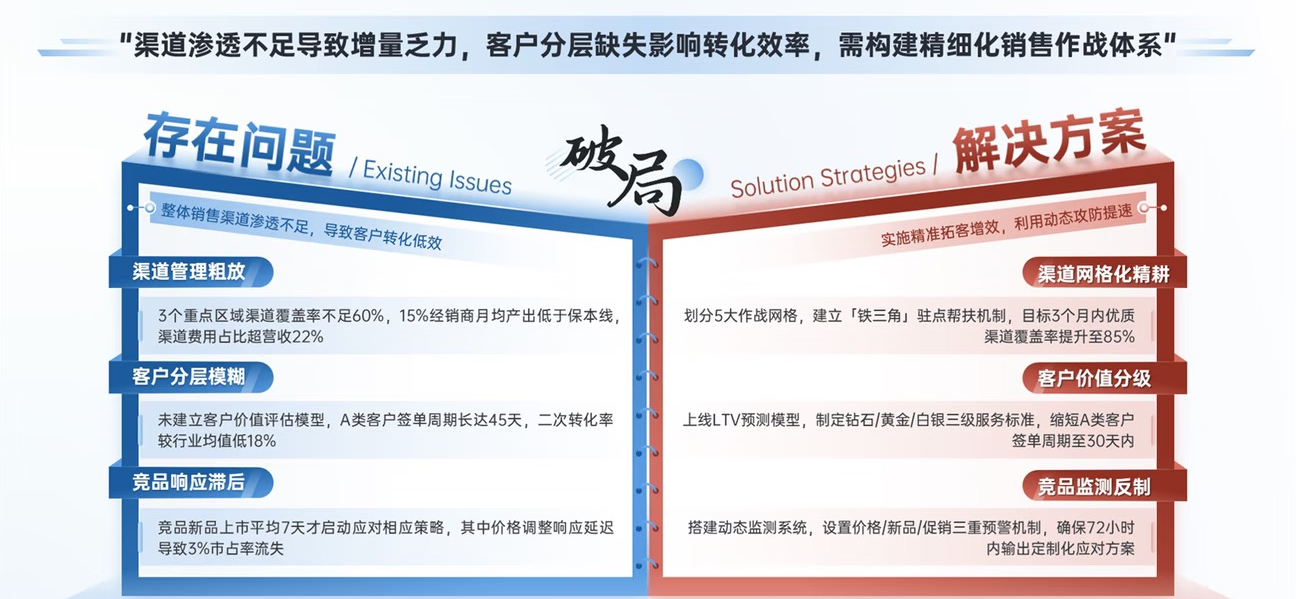
#> input picture assets/test_book_crop.png, 1296 x 599 px
$ python segment_auto.py ../assets/test_book_crop.png
#> lines starting #> are read from the running program, lines starting #| are printed output that depends on the picture
### tools/render_and_diff.py
"""Enhanced render_and_diff with True Linear Gradients and High-Fidelity Bold Font Rendering."""

import os
import sys
import math
import argparse
from typing import List, Optional, Tuple, Union
from PIL import Image, ImageDraw, ImageFont
from pptx import Presentation
from pptx.enum.shapes import MSO_SHAPE


# [25 lines left out: functions hex_to_rgb, extract_gradient_colors, not called in this run]


def detect_inner_slide_canvas(img: Image.Image) -> Tuple[int, int, int, int]:
    """Detect the actual white/light slide bounding box within a screenshot with gray bezels."""
    w, h = img.size
    top_edge, bottom_edge, left_edge, right_edge = 0, h - 1, 0, w - 1

    # Top
    for y in range(0, h // 3):
        row = [img.getpixel((x, y)) for x in range(w // 4, 3 * w // 4, 10)]
        if sum(p[0] + p[1] + p[2] for p in row) / (3 * len(row)) > 240:
            top_edge = y
            break

    # Bottom
    for y in range(h - 1, 2 * h // 3, -1):
        row = [img.getpixel((x, y)) for x in range(w // 4, 3 * w // 4, 10)]
        if sum(p[0] + p[1] + p[2] for p in row) / (3 * len(row)) > 240:
            bottom_edge = y
            break

    # Left
    for x in range(0, w // 4):
        col = [img.getpixel((x, y)) for y in range(h // 4, 3 * h // 4, 10)]
        if sum(p[0] + p[1] + p[2] for p in col) / (3 * len(col)) > 240:
            left_edge = x
            break

    # Right
    for x in range(w - 1, 3 * w // 4, -1):
        col = [img.getpixel((x, y)) for y in range(h // 4, 3 * h // 4, 10)]
        if sum(p[0] + p[1] + p[2] for p in col) / (3 * len(col)) > 240:
            right_edge = x
            break

    # If image is already exact 16:9 ratio (e.g. 1440x810, 1920x1080) and not an uncropped screenshot
    if abs(w / h - 16.0 / 9.0) < 0.01:
        # Check if top-left and top-right are clean slide background
        corners = [img.getpixel((0, 0)), img.getpixel((w - 1, 0)), img.getpixel((0, h - 1)), img.getpixel((w - 1, h - 1))]
        avg_corner = sum(p[0] + p[1] + p[2] for p in corners) / (4 * 3)
        if avg_corner > 220:  # already clean canvas
            return 0, 0, w, h

    if (right_edge - left_edge > w * 0.7) and (bottom_edge - top_edge > h * 0.7):
        return left_edge, top_edge, right_edge, bottom_edge
    return 0, 0, w, h


# [320 lines left out: functions draw_linear_gradient, render_pptx_to_image, compare_and_generate_diff, main, not called in this run]


# [2 lines that do not run on import are left out]

### tools/segment_auto.py
"""segment_auto.py — Fully Automatic Deterministic Macro Block Boundary Detector

Analyzes visual projection profiles, color variance gradients, and structural boundary splits
to automatically segment a presentation slide into discrete normalized blocks (0-1000 coordinate system).

Zero external dependencies (Pure PIL + Python math).
"""

import os
import sys
import math
import json
import argparse
from typing import List, Dict, Tuple, Any

from PIL import Image, ImageDraw, ImageFont, ImageFilter

sys.path.insert(0, os.path.abspath(os.path.join(os.path.dirname(__file__), "..")))

from tools.render_and_diff import detect_inner_slide_canvas


def get_chinese_font(size: int = 18) -> ImageFont.ImageFont:
    """Load robust Chinese font with fallbacks."""
    font_paths = [
        "/System/Library/Fonts/PingFang.ttc",
        "/System/Library/Fonts/STHeiti Medium.ttc",
        "/System/Library/Fonts/STHeiti Light.ttc",
        "/Library/Fonts/Arial Unicode.ttf",
    ]
    for fp in font_paths:
        if os.path.exists(fp):
            try:
                return ImageFont.truetype(fp, size, index=0)
            except Exception:
                try:
                    return ImageFont.truetype(fp, size)
                except Exception:
                    pass
    return ImageFont.load_default()


DEFAULT_PALETTE = [
    (29, 78, 216),   # Royal Blue
    (5, 150, 105),   # Emerald Green
    (217, 119, 6),   # Amber/Orange
    (124, 58, 237),  # Purple
    (225, 29, 72),   # Rose Red
    (13, 148, 136),  # Teal
    (79, 70, 229),   # Indigo
]


def detect_slide_blocks(img_path: str, min_block_height_pct: float = 0.08) -> List[Dict[str, Any]]:
    """
    Detect major visual blocks on slide canvas using horizontal and vertical projection profiling.
    """
    raw_img = Image.open(img_path).convert("RGB")
    cl, ct, cr, cb = detect_inner_slide_canvas(raw_img)
    canvas = raw_img.crop((cl, ct, cr, cb)).resize((1440, 810), Image.Resampling.LANCZOS)
    w, h = canvas.size

    # 1. Row variance profile to find major horizontal section cuts
    row_variances = []
    for y in range(0, h, 2):
        row_px = [canvas.getpixel((x, y)) for x in range(20, w - 20, 8)]
        mean_lum = sum(0.299 * p[0] + 0.587 * p[1] + 0.114 * p[2] for p in row_px) / len(row_px)
        var = sum(((0.299 * p[0] + 0.587 * p[1] + 0.114 * p[2]) - mean_lum) ** 2 for p in row_px) / len(row_px)
        row_variances.append(var)

    # 2. Identify horizontal band boundaries
    min_cut_dist_px = int(h * min_block_height_pct)
    h_cuts = [0]

    # Detect Header boundary (~Y=80..110)
    # Detect Summary Banner boundary (~Y=170..200)
    # Detect Mid KPI boundary (~Y=300..340)
    for y_idx in range(len(row_variances) - 1):
        actual_y = y_idx * 2
        # Look for local troughs in variance between content clusters
        if actual_y - h_cuts[-1] >= min_cut_dist_px:
            # Check if this row is near white background (separating space)
            row_px = [canvas.getpixel((x, actual_y)) for x in range(40, w - 40, 10)]
            avg_white = sum(1 for p in row_px if p[0] > 240 and p[1] > 240 and p[2] > 240) / len(row_px)
            if avg_white > 0.85 and actual_y < h - min_cut_dist_px:
                h_cuts.append(actual_y)

    h_cuts.append(h)

    # 3. Form blocks, checking for vertical 2-column split in bottom half
    blocks = []
    block_id = 1

    for i in range(len(h_cuts) - 1):
        top_y = h_cuts[i]
        bot_y = h_cuts[i + 1]
        bh_px = bot_y - top_y

        if bh_px < 30:
            continue

        # Check if this horizontal band contains a 2-column split
        mid_y = (top_y + bot_y) // 2
        col_variances = []
        for x in range(0, w, 4):
            col_px = [canvas.getpixel((x, y)) for y in range(top_y + 10, bot_y - 10, max(2, bh_px // 6))]
            if not col_px:
                col_variances.append(0)
                continue
            mean_c = sum(0.299 * p[0] + 0.587 * p[1] + 0.114 * p[2] for p in col_px) / len(col_px)
            var = sum(((0.299 * p[0] + 0.587 * p[1] + 0.114 * p[2]) - mean_c) ** 2 for p in col_px) / len(col_px)
            col_variances.append(var)

        # Look for a central vertical gap (around x=w//2 ± 15%)
        split_x = None
        min_gap_var = float("inf")
        center_l = int(w * 0.42 / 4)
        center_r = int(w * 0.58 / 4)

        for c_idx in range(center_l, min(len(col_variances), center_r)):
            actual_x = c_idx * 4
            # Check vertical strip at actual_x
            strip_px = [canvas.getpixel((actual_x, y)) for y in range(top_y + 10, bot_y - 10, 8)]
            if strip_px:
                white_ratio = sum(1 for p in strip_px if p[0] > 240 and p[1] > 240 and p[2] > 240) / len(strip_px)
                if white_ratio > 0.85:
                    split_x = actual_x
                    break

        if split_x and bh_px > 180:
            # 2-column split (e.g. Left Table / Right Strategy Card)
            # Left block
            l1, t1, w1, h1 = 30, round(top_y / h * 1000), round((split_x - 40) / w * 1000), round(bh_px / h * 1000)
            blocks.append({
                "id": f"Block {block_id}",
                "name": f"Left Section {block_id}",
                "box": [l1, t1, w1, h1],
                "color": DEFAULT_PALETTE[(block_id - 1) % len(DEFAULT_PALETTE)],
            })
            block_id += 1

            # Right block
            l2, t2, w2, h2 = round((split_x + 10) / w * 1000), round(top_y / h * 1000), round((w - split_x - 40) / w * 1000), round(bh_px / h * 1000)
            blocks.append({
                "id": f"Block {block_id}",
                "name": f"Right Section {block_id}",
                "box": [l2, t2, w2, h2],
                "color": DEFAULT_PALETTE[(block_id - 1) % len(DEFAULT_PALETTE)],
            })
            block_id += 1
        else:
            # Single full-width horizontal block
            norm_l = 30
            norm_t = round(top_y / h * 1000)
            norm_w = 940
            norm_h = round(bh_px / h * 1000)
            blocks.append({
                "id": f"Block {block_id}",
                "name": f"Section {block_id}",
                "box": [norm_l, norm_t, norm_w, norm_h],
                "color": DEFAULT_PALETTE[(block_id - 1) % len(DEFAULT_PALETTE)],
            })
            block_id += 1

    return blocks


def render_block_map(img_path: str, blocks: List[Dict[str, Any]], out_map_path: str) -> str:
    """Render annotated visual block overlay map."""
    raw_img = Image.open(img_path).convert("RGB")
    cl, ct, cr, cb = detect_inner_slide_canvas(raw_img)
    canvas = raw_img.crop((cl, ct, cr, cb)).resize((1440, 810), Image.Resampling.LANCZOS)

    annotated = canvas.copy().convert("RGBA")
    overlay = Image.new("RGBA", (1440, 810), (0, 0, 0, 0))
    draw = ImageDraw.Draw(overlay)
    fnt = get_chinese_font(18)
    w, h = 1440, 810

    for idx, b in enumerate(blocks):
        l, t, bw, bh = b["box"]
        px_l = int(l / 1000.0 * w)
        px_t = int(t / 1000.0 * h)
        px_r = int((l + bw) / 1000.0 * w)
        px_b = int((t + bh) / 1000.0 * h)

        c = b.get("color", DEFAULT_PALETTE[idx % len(DEFAULT_PALETTE)])
        fill_c = (c[0], c[1], c[2], 30)
        border_c = (c[0], c[1], c[2], 235)

        draw.rounded_rectangle([px_l, px_t, px_r, px_b], radius=8, fill=fill_c, outline=border_c, width=3)

        b_id = b.get("id", f"Block {idx+1}")
        b_name = b.get("name", "Section")
        lbl_text = f" {b_id}: {b_name} [Y={t}..{t+bh}] "
        bbox = draw.textbbox((0, 0), lbl_text, font=fnt)
        lbl_w = bbox[2] - bbox[0] + 16
        lbl_h = 28

        badge_top = max(4, px_t + 6)
        badge_left = px_l + 8

        draw.rounded_rectangle([badge_left, badge_top, badge_left + lbl_w, badge_top + lbl_h], radius=5, fill=(c[0], c[1], c[2], 245))
        draw.text((badge_left + 8, badge_top + 4), lbl_text, fill=(255, 255, 255, 255), font=fnt)

    annotated = Image.alpha_composite(annotated, overlay).convert("RGB")
    os.makedirs(os.path.dirname(os.path.abspath(out_map_path)), exist_ok=True)
    annotated.save(out_map_path)
    print(f"[AutoSegment] Visual block map saved to: {out_map_path}")
    return out_map_path


def main():
    parser = argparse.ArgumentParser(description="Fully Automated Deterministic Slide Block Segmentation.")
    parser.add_argument("image", nargs="?", default="input/slide_02.png", help="Input slide image path")
    parser.add_argument("-o", "--output", default=None, help="Output block map image path")
    parser.add_argument("--json", default=None, help="Save detected blocks as JSON file")
    args = parser.parse_args()

    base_name = os.path.splitext(os.path.basename(args.image))[0]
    map_out = args.output or f"output/block_map_auto_{base_name}.png"
    json_out = args.json or f"output/blocks_auto_{base_name}.json"

    print(f"[AutoSegment] Analyzing visual layout structure: {args.image}")
    blocks = detect_slide_blocks(args.image)
#> in detect_slide_blocks, raw_img is the input picture: PIL image 1296x599 RGB; mean R, G, B 219.4, 218.6, 225
#> in detect_slide_blocks, `cl, ct, cr, cb = detect_inner_slide_canvas(raw_img)`: cl = 0; cr = 1295; cb = 575
#> in detect_slide_blocks, `canvas = raw_img.crop((cl, ct, cr, cb)).resize((1440, 810), Image.Resa..`:
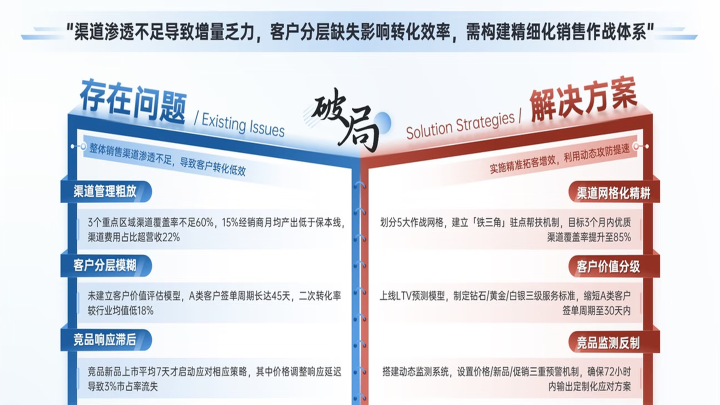
#> canvas: PIL image 1440x810 RGB (shown at 1/2 size); mean R, G, B 221, 220.6, 226.5
#> the loop in detect_slide_blocks, `for y in range(0, h, 2):` made 405 passes
#> (mean_lum, var) on passes 1 to 3: (250, 3.12), (250, 3.12), (250, 3.12)
#> after the loop in detect_slide_blocks, `for y in range(0, h, 2):`: row_variances = 405 values, max 8228.6 at index 26, min 2.7 at index 55, mean 2548.5
#> the loop in detect_slide_blocks, `for y_idx in range(len(row_variances) - 1):` made 404 passes
#> (actual_y, avg_white) on passes 33 to 40: (64, 0.162), (66, 0.191), (68, 0.184), (70, 0.0662), (72, 0.0735), (74, 0.0441), (76, 0.0515), (78, 0.0515)
#> after the loop in detect_slide_blocks, `for y_idx in range(len(row_variances) - 1):`: h_cuts = [0, 106, 170, 406, 500, 648, 712]
#> the loop in detect_slide_blocks, `for i in range(len(h_cuts) - 1):` made 7 passes
#> (top_y, bot_y, bh_px, mid_y, norm_t, norm_h) on passes 1 to 7: (0, 106, 106, 53, 0, 131), (106, 170, 64, 138, 131, 79), (170, 406, 236, 288, 210, 291), (406, 500, 94, 453, 501, 116), (500, 648, 148, 574, 617, 183), (648, 712, 64, 680, 800, 79), (712, 810, 98, 761, 879, 121)
#> after the loop in detect_slide_blocks, `for i in range(len(h_cuts) - 1):`: block_id = 8; blocks = 7 items
#> blocks = 7 items
    render_block_map(args.image, blocks, map_out)
#> in render_block_map, `cl, ct, cr, cb = detect_inner_slide_canvas(raw_img)`: cl = 0; cr = 1295; cb = 575
#> the loop in render_block_map, `for idx, b in enumerate(blocks):` made 7 passes
#> (t, bh, px_t, px_b, fill_c, border_c, b_id, b_name) on passes 1 to 5: (0, 131, 0, 106, (29, 78, 216, 30), (29, 78, 216, 235), 'Block 1', 'Section 1'), (131, 79, 106, 170, (5, 150, 105, 30), (5, 150, 105, 235), 'Block 2', 'Section 2'), (210, 291, 170, 405, (217, 119, 6, 30), (217, 119, 6, 235), 'Block 3', 'Section 3'), (501, 116, 405, 499, (124, 58, 237, 30), (124, 58, 237, 235), 'Block 4', 'Section 4'), (617, 183, 499, 648, (225, 29, 72, 30), (225, 29, 72, 235), 'Block 5', 'Section 5')
#> in render_block_map, `annotated = Image.alpha_composite(annotated, overlay).convert("RGB")`:
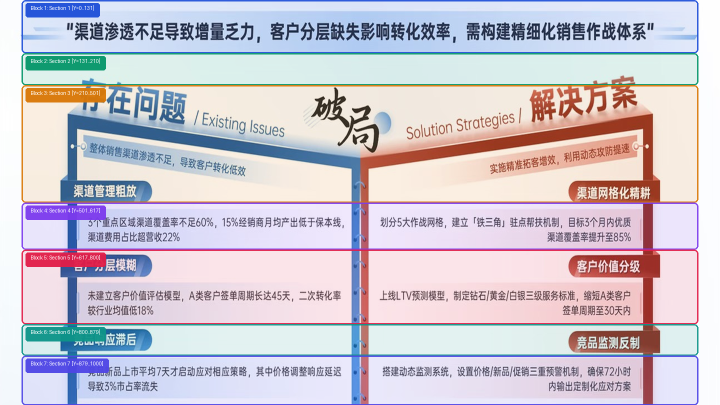
#> annotated: PIL image 1440x810 RGB (shown at 1/2 size); mean R, G, B 204.3, 198.2, 209

    with open(json_out, "w", encoding="utf-8") as f:
        json.dump(blocks, f, indent=2, ensure_ascii=False)
    print(f"[AutoSegment] Block specification saved to: {json_out}")

    print("\n" + "=" * 60)
    print("📊 Auto-Detected Macro Blocks (Normalized 0-1000):")
    print("=" * 60)
    for b in blocks:
        print(f"  • {b['id']:<10}: box={b['box']} ({b['name']})")
#> this loop made 7 passes
#|   • Block 1   : box=[30, 0, 940, 131] (Section 1)
#|   • Block 2   : box=[30, 131, 940, 79] (Section 2)
#|   • Block 3   : box=[30, 210, 940, 291] (Section 3)
#|   • Block 4   : box=[30, 501, 940, 116] (Section 4)
#|   • Block 5   : box=[30, 617, 940, 183] (Section 5)
#> (further printed lines are left out)
    print("=" * 60)


if __name__ == "__main__":
    main()

$ run again, on assets/slide1_3d_book.png
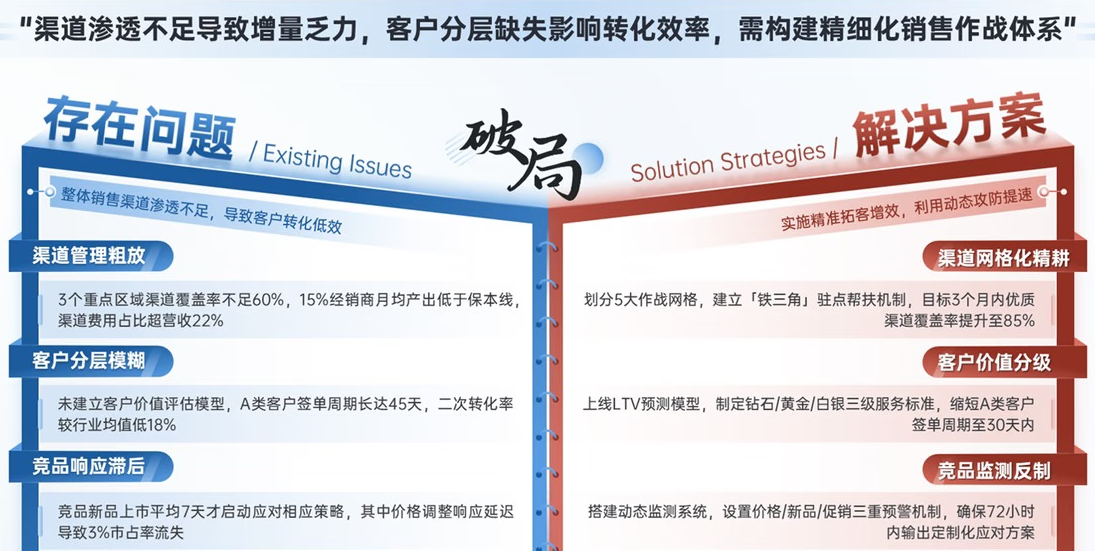
#> input picture assets/slide1_3d_book.png, 1095 x 551 px
#> in detect_slide_blocks, raw_img is the input picture: PIL image 1095x551 RGB; mean R, G, B 214.5, 213.5, 220.4
#> in detect_slide_blocks, `cl, ct, cr, cb = detect_inner_slide_canvas(raw_img)`: cl = 0; ct = 58; cr = 1094; cb = 550
#> in detect_slide_blocks, `canvas = raw_img.crop((cl, ct, cr, cb)).resize((1440, 810), Image.Resa..`:
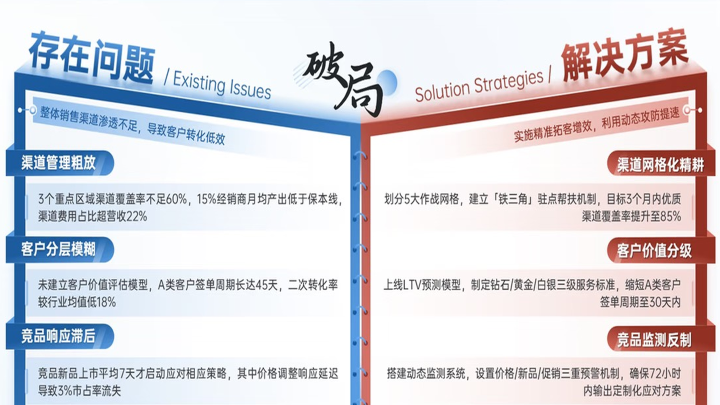
#> canvas: PIL image 1440x810 RGB (shown at 1/2 size); mean R, G, B 217.8, 215.4, 221.4
#> the loop in detect_slide_blocks, `for y in range(0, h, 2):` made 405 passes
#> (mean_lum, var) on passes 1 to 3: (248, 5.78), (249.6, 1.81), (249.9, 2.89)
#> after the loop in detect_slide_blocks, `for y in range(0, h, 2):`: row_variances = 405 values, max 6673.8 at index 151, min 1.81 at index 1, mean 2773
#> the loop in detect_slide_blocks, `for y_idx in range(len(row_variances) - 1):` made 404 passes
#> (actual_y, avg_white) on passes 33, 65, 66, 67, 68, 69, 70, 71: (64, 0.949), (128, 0.625), (130, 0.596), (132, 0.574), (134, 0.551), (136, 0.529), (138, 0.522), (140, 0.493)
#> after the loop in detect_slide_blocks, `for y_idx in range(len(row_variances) - 1):`: h_cuts = [0, 64, 354, 464, 528, 634, 704]
#> the loop in detect_slide_blocks, `for i in range(len(h_cuts) - 1):` made 7 passes
#> (top_y, bot_y, bh_px, mid_y, norm_t, norm_h) on passes 1 to 7: (0, 64, 64, 32, 0, 79), (64, 354, 290, 209, 79, 358), (354, 464, 110, 409, 437, 136), (464, 528, 64, 496, 573, 79), (528, 634, 106, 581, 652, 131), (634, 704, 70, 669, 783, 86), (704, 810, 106, 757, 869, 131)
#> after the loop in detect_slide_blocks, `for i in range(len(h_cuts) - 1):`: block_id = 8; blocks = 7 items
#> in render_block_map, `cl, ct, cr, cb = detect_inner_slide_canvas(raw_img)`: cl = 0; ct = 58; cr = 1094; cb = 550
#> overlay: PIL image 1440x810 RGBA; every value is 0
#> the loop in render_block_map, `for idx, b in enumerate(blocks):` made 7 passes
#> (t, bh, px_t, px_b, fill_c, border_c, b_id, b_name) on passes 1 to 5: (0, 79, 0, 63, (29, 78, 216, 30), (29, 78, 216, 235), 'Block 1', 'Section 1'), (79, 358, 63, 353, (5, 150, 105, 30), (5, 150, 105, 235), 'Block 2', 'Section 2'), (437, 136, 353, 464, (217, 119, 6, 30), (217, 119, 6, 235), 'Block 3', 'Section 3'), (573, 79, 464, 528, (124, 58, 237, 30), (124, 58, 237, 235), 'Block 4', 'Section 4'), (652, 131, 528, 634, (225, 29, 72, 30), (225, 29, 72, 235), 'Block 5', 'Section 5')
#> in render_block_map, `annotated = Image.alpha_composite(annotated, overlay).convert("RGB")`:
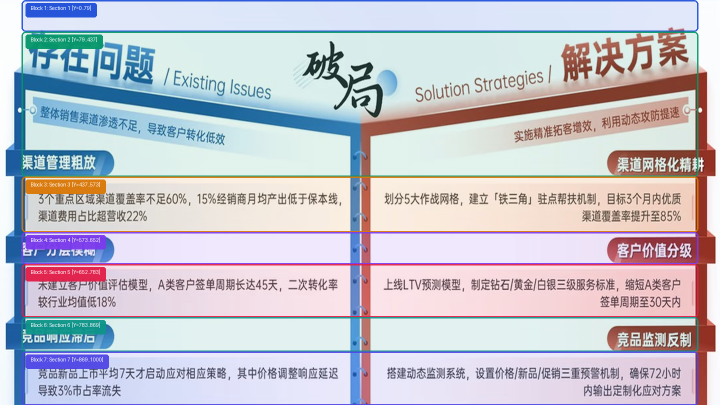
#> annotated: PIL image 1440x810 RGB (shown at 1/2 size); mean R, G, B 196.3, 195.8, 205.4
#> the loop in main, `for b in blocks:` made 7 passes
#|   • Block 1   : box=[30, 0, 940, 79] (Section 1)
#|   • Block 2   : box=[30, 79, 940, 358] (Section 2)
#|   • Block 3   : box=[30, 437, 940, 136] (Section 3)
#|   • Block 4   : box=[30, 573, 940, 79] (Section 4)
#|   • Block 5   : box=[30, 652, 940, 131] (Section 5)
#> (further printed lines are left out)
